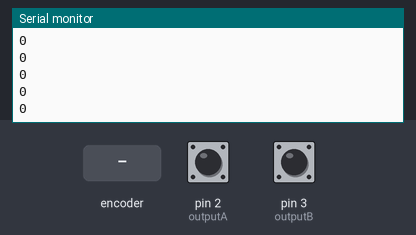
This sketch was run on a simulated Arduino Uno, built with avr-gcc and run on an emulated ATmega328P. On the bench: the last lines printed to the serial monitor. The inputs (shaded band) are chosen by the test bench; at power-on: pin 2 (outputA) HIGH, pin 3 (outputB) HIGH.

Above: at 1.2 s.
1.3 s: rotary encoder on pin 2 (outputA) / pin 3 (outputB) turned 1 step (first pin leading)
At 2.4 s:
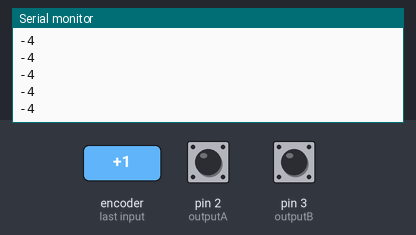
3.0 s: rotary encoder on pin 2 (outputA) / pin 3 (outputB) turned 1 step (first pin leading)
At 3.6 s:
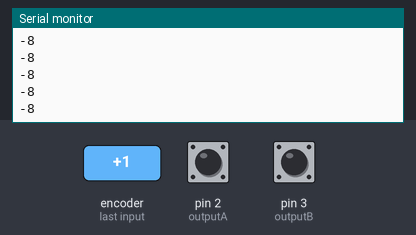
Timing chart, 0 to 6.0 s (numbered marks = the images above; inputs shaded):
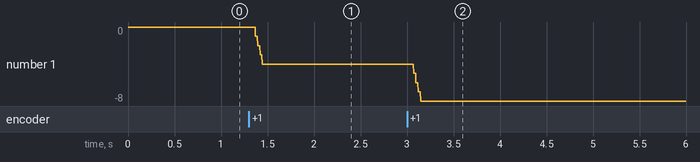

Measured:
- after the input at 1.3 s, the serial monitor: prints a new line after 0.07 s (image 1)
- after the input at 3.0 s, the serial monitor: prints a new line after 0.07 s (image 2)
- plotted number 1: 0 → -4 after the input at 1.3 s, -4 → -8 after the input at 3.0 s

The sketch:

orange_encoder.ino
```cpp
#define outputA 2
#define outputB 3

int pos=0;

void setup() {
  // put your setup code here, to run once:
Serial.begin(9600);
pinMode(outputA,INPUT_PULLUP);
  pinMode(outputB,INPUT_PULLUP);
   attachInterrupt(digitalPinToInterrupt(outputA),ReadEncoder,CHANGE);
   attachInterrupt(digitalPinToInterrupt(outputB),ReadEncoderB,CHANGE);
}

void loop() {
  // put your main code here, to run repeatedly:
Serial.println(pos);
}
void ReadEncoder(){
  if(digitalRead(outputA)==HIGH)
  {
    if(digitalRead(outputB)==HIGH)
    {
      pos++;
    }
    else
    {
      pos--;
    }
  }

  else if(digitalRead(outputA)== LOW)
  {
    if(digitalRead(outputB)==HIGH)
    {
      pos--;
    }
    else
    {
      pos++;
    }
  }
}

void ReadEncoderB()
{
  if(digitalRead(outputB)==HIGH)
  {
    if(digitalRead(outputA)==HIGH)
    {
      pos--;
    }
    else
    {
      pos++;
    }
  }

  else if(digitalRead(outputB)==LOW)
  {
    if(digitalRead(outputA)==HIGH)
    {
      pos++;
    }
    else
    {
      pos--;
    }
  }
}
```
